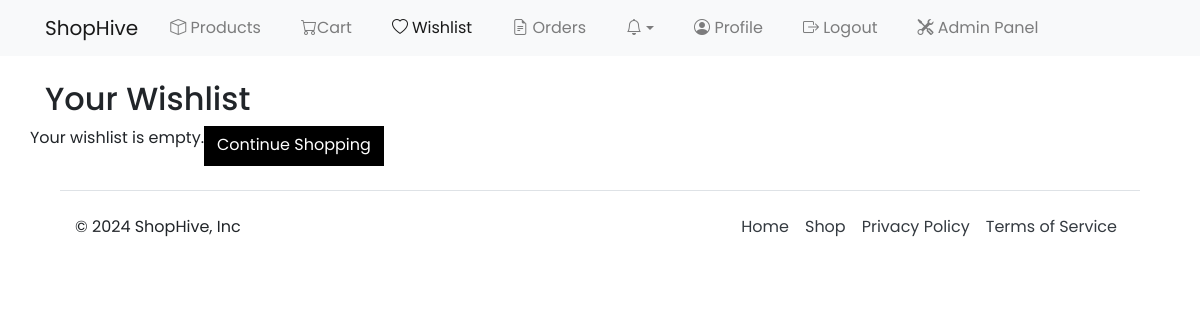
/wishlist/ (signed in), run on an earlier commit of the app's database.
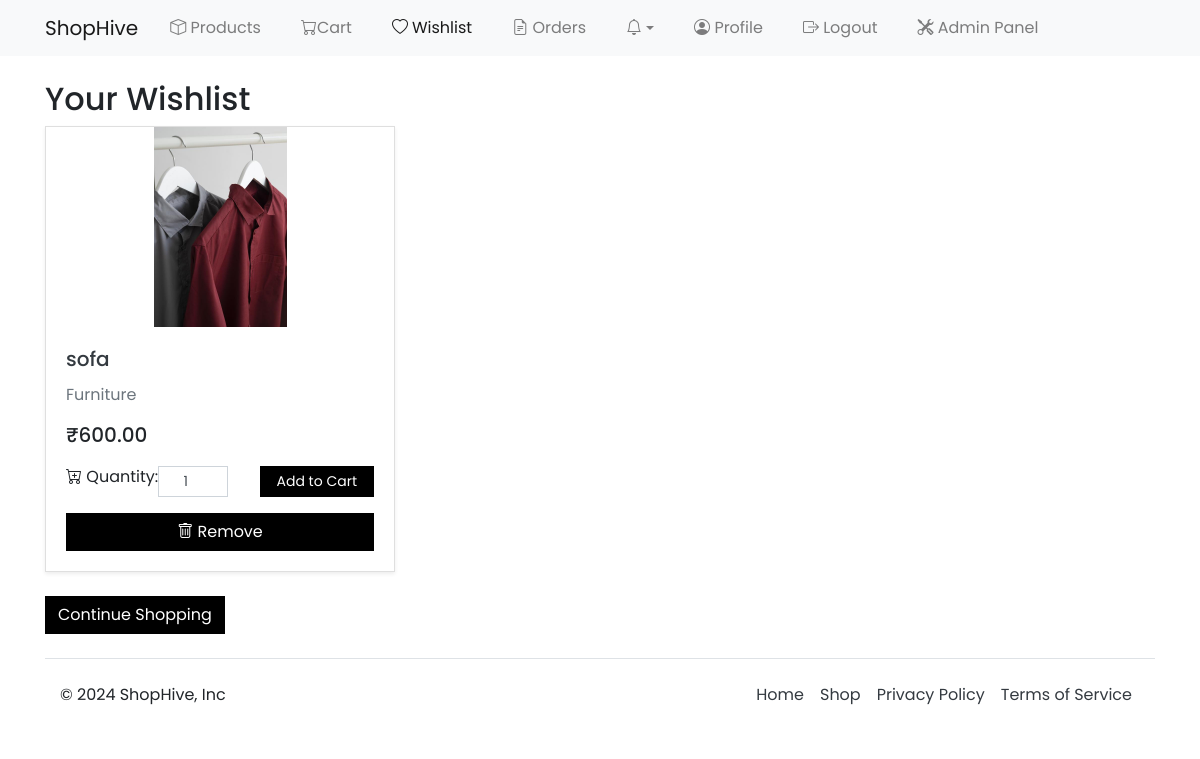
And on a later commit of the database.
### ecommerce_app/models.py (models this page shows, shortened)
class Product(models.Model):
    name = models.CharField(max_length=30)
    description = models.TextField()
    stock = models.PositiveIntegerField()
    price = models.DecimalField(max_digits=10, decimal_places=2)
    is_on_sale = models.BooleanField(default=False)
    is_featured = models.BooleanField(default=False)
    sale_price = models.DecimalField(
        max_digits=10, decimal_places=2, null=True, blank=True
    )
    category = models.ForeignKey(
        Category, on_delete=models.CASCADE, related_name="products"
    )
    brand = models.ForeignKey(
        Brand, on_delete=models.CASCADE, related_name="products", blank=True, null=True
    )
    is_deleted = models.BooleanField(default=False)
    coupons = models.ManyToManyField(Coupon, blank=True, related_name="products")
    max_per_user = models.PositiveIntegerField(default=10)
    tags = models.ManyToManyField(Tag, blank=True)
    objects = ProductManager()

class ProductImage(models.Model):
    product = models.ForeignKey(
        Product, on_delete=models.CASCADE, related_name="images"
    )
    image = models.ImageField(upload_to="product_images/")

class Category(models.Model):
    name = models.CharField(max_length=20, unique=True)
    is_deleted = models.BooleanField(default=False)
    objects = CategoryManager()
    def __str__(self):
        return self.name

### ecommerce_app/views.py (the view)
# urls.py: path("wishlist/", views.wishlist, name="wishlist"),
@never_cache
@login_required
def wishlist(request):
    wishlist = Wishlist.objects.get(user=request.user)
    products = wishlist.products.all()
    return render(
        request, "app/wishlist.html", {"wishlist": wishlist, "products": products}
    )

### ecommerce_app/models.py (called while the page is built)
    def active(self):
        return self.filter(is_deleted=False, category__is_deleted=False)

    def get_queryset(self):
        return ProductQuerySet(self.model).active()

    def total_items(self):
        return self.cart_products.count()

### ecommerce_app/templates/app/wishlist.html (shortened to what this page needs)
{% extends "./base.html" %}
{% load humanize %}
{% block content %}
<div class="container mt-4">
  <h2>Your Wishlist</h2>
  <div class="row">
    {% if products %}
      {% for product in products %}
      <div class="col-md-4 mb-4">
        <div class="card h-100 shadow-sm">
          <a href="{% url 'app:product_detail' product.id %}">
            <img
              class="card-img-top"
              src="{{ product.images.first.image.url }}"
              alt="{{ product.name }}"
              style="object-fit: contain; max-height: 200px"
            />
          </a>
          <div class="card-body d-flex flex-column">
            <h5 class="card-title">
              <a class="text-dark" href="{% url 'app:product_detail' product.id %}">
                {{ product.name }}
              </a>
            </h5>
            <p class="card-text text-muted">{{ product.category }}</p>
            <p>
              {% if product.is_on_sale %}
                <span style="text-decoration: line-through" class="h5 text-muted">
                  ₹{{ product.price|floatformat:2|intcomma }}
                </span>
                <span class="h5 text-danger">₹{{ product.sale_price|floatformat:2|intcomma }}</span>
              {% else %}
                <span class="h5">₹{{ product.price|floatformat:2|intcomma }}</span>
              {% endif %}
            </p>
            <form class="add-to-cart-form" data-url="{% url 'app:add_to_cart' product.id %}">
              <div class="d-flex align-items-center mb-3 justify-content-between">
                <label class="me-2 fw-semibold"><i class="bi bi-cart-plus me-1"></i> Quantity:</label>
                <input type="number" name="quantity" value="1" min="1" class="form-control form-control-sm w-auto text-center quantity" style="max-width: 70px;" />
                <button type="submit" class="btn btn-black btn-sm ml-auto px-3">
                  Add to Cart
                </button>
              </div>
          </form>
            <a href="{% url 'app:remove_from_wishlist' product.id %}" class="btn btn-black">
              <i class="bi bi-trash"></i> Remove
            </a>
          </div>
        </div>
      </div>
      {% endfor %}
    </div>
    {% else %}
      <p>Your wishlist is empty.</p>
      {% endif %}
      <a class="btn btn-black" href="{% url 'app:products' %}">Continue Shopping</a>
</div>
{% endblock %}

What changed in the data, as far as the page shows it:
now on this page (row edited): Product: images.first.image (picture), name "sofa", category "Furniture", price "600.00"
Also different on the page:
text no longer shown: "Your wishlist is empty."
